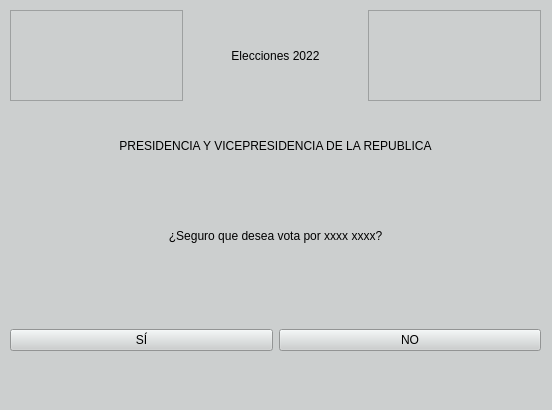
<?xml version="1.0" encoding="UTF-8"?>
<ui version="4.0">
 <class>confirmarVoto</class>
 <widget class="QWidget" name="confirmarVoto">
  <property name="geometry">
   <rect>
    <x>0</x>
    <y>0</y>
    <width>552</width>
    <height>410</height>
   </rect>
  </property>
  <property name="windowTitle">
   <string>Form</string>
  </property>
  <property name="styleSheet">
   <string notr="true">background-color: rgb(204, 207, 207);
font: 16pt &quot;Segoe UI&quot;;
font: 18pt &quot;Segoe UI&quot;;</string>
  </property>
  <widget class="QWidget" name="horizontalLayoutWidget_2">
   <property name="geometry">
    <rect>
     <x>10</x>
     <y>100</y>
     <width>531</width>
     <height>91</height>
    </rect>
   </property>
   <layout class="QHBoxLayout" name="horizontalLayout_13">
    <item>
     <widget class="QLabel" name="label_10">
      <property name="layoutDirection">
       <enum>Qt::LeftToRight</enum>
      </property>
      <property name="styleSheet">
       <string notr="true">color: rgb(0, 0, 0);
font: 9pt &quot;Segoe UI&quot;;</string>
      </property>
      <property name="text">
       <string>PRESIDENCIA Y VICEPRESIDENCIA DE LA REPUBLICA</string>
      </property>
      <property name="alignment">
       <set>Qt::AlignCenter</set>
      </property>
     </widget>
    </item>
   </layout>
  </widget>
  <widget class="QWidget" name="horizontalLayoutWidget">
   <property name="geometry">
    <rect>
     <x>10</x>
     <y>10</y>
     <width>531</width>
     <height>91</height>
    </rect>
   </property>
   <layout class="QHBoxLayout" name="horizontalLayout_14">
    <item>
     <widget class="QFrame" name="frame_7">
      <property name="styleSheet">
       <string notr="true">image: url(:/resource/img/Escudo.png);
image: url(:/resource/img/Escudo2.png);</string>
      </property>
      <property name="frameShape">
       <enum>QFrame::StyledPanel</enum>
      </property>
      <property name="frameShadow">
       <enum>QFrame::Raised</enum>
      </property>
     </widget>
    </item>
    <item>
     <widget class="QLabel" name="label_11">
      <property name="styleSheet">
       <string notr="true">color: rgb(0, 0, 0);
font: 18pt &quot;Segoe UI&quot;;</string>
      </property>
      <property name="text">
       <string>Elecciones 2022</string>
      </property>
      <property name="alignment">
       <set>Qt::AlignCenter</set>
      </property>
     </widget>
    </item>
    <item>
     <widget class="QFrame" name="frame_8">
      <property name="styleSheet">
       <string notr="true">image: url(:/resource/img/TSE.png);</string>
      </property>
      <property name="frameShape">
       <enum>QFrame::StyledPanel</enum>
      </property>
      <property name="frameShadow">
       <enum>QFrame::Raised</enum>
      </property>
     </widget>
    </item>
   </layout>
  </widget>
  <widget class="QWidget" name="horizontalLayoutWidget_3">
   <property name="geometry">
    <rect>
     <x>10</x>
     <y>190</y>
     <width>531</width>
     <height>91</height>
    </rect>
   </property>
   <layout class="QHBoxLayout" name="horizontalLayout_15">
    <item>
     <widget class="QLabel" name="label_12">
      <property name="layoutDirection">
       <enum>Qt::LeftToRight</enum>
      </property>
      <property name="styleSheet">
       <string notr="true">color: rgb(0, 0, 0);
font: 9pt &quot;Segoe UI&quot;;</string>
      </property>
      <property name="text">
       <string>¿Seguro que desea vota por xxxx xxxx?</string>
      </property>
      <property name="alignment">
       <set>Qt::AlignCenter</set>
      </property>
     </widget>
    </item>
   </layout>
  </widget>
  <widget class="QWidget" name="horizontalLayoutWidget_4">
   <property name="geometry">
    <rect>
     <x>10</x>
     <y>280</y>
     <width>531</width>
     <height>121</height>
    </rect>
   </property>
   <layout class="QHBoxLayout" name="horizontalLayout_16">
    <item>
     <widget class="QPushButton" name="botonSi">
      <property name="styleSheet">
       <string notr="true">color: rgb(0, 0, 0);</string>
      </property>
      <property name="text">
       <string>SÍ</string>
      </property>
     </widget>
    </item>
    <item>
     <widget class="QPushButton" name="botonNo">
      <property name="styleSheet">
       <string notr="true">color: rgb(0, 0, 0);</string>
      </property>
      <property name="text">
       <string>NO</string>
      </property>
     </widget>
    </item>
   </layout>
  </widget>
 </widget>
 <resources/>
 <connections/>
</ui>
